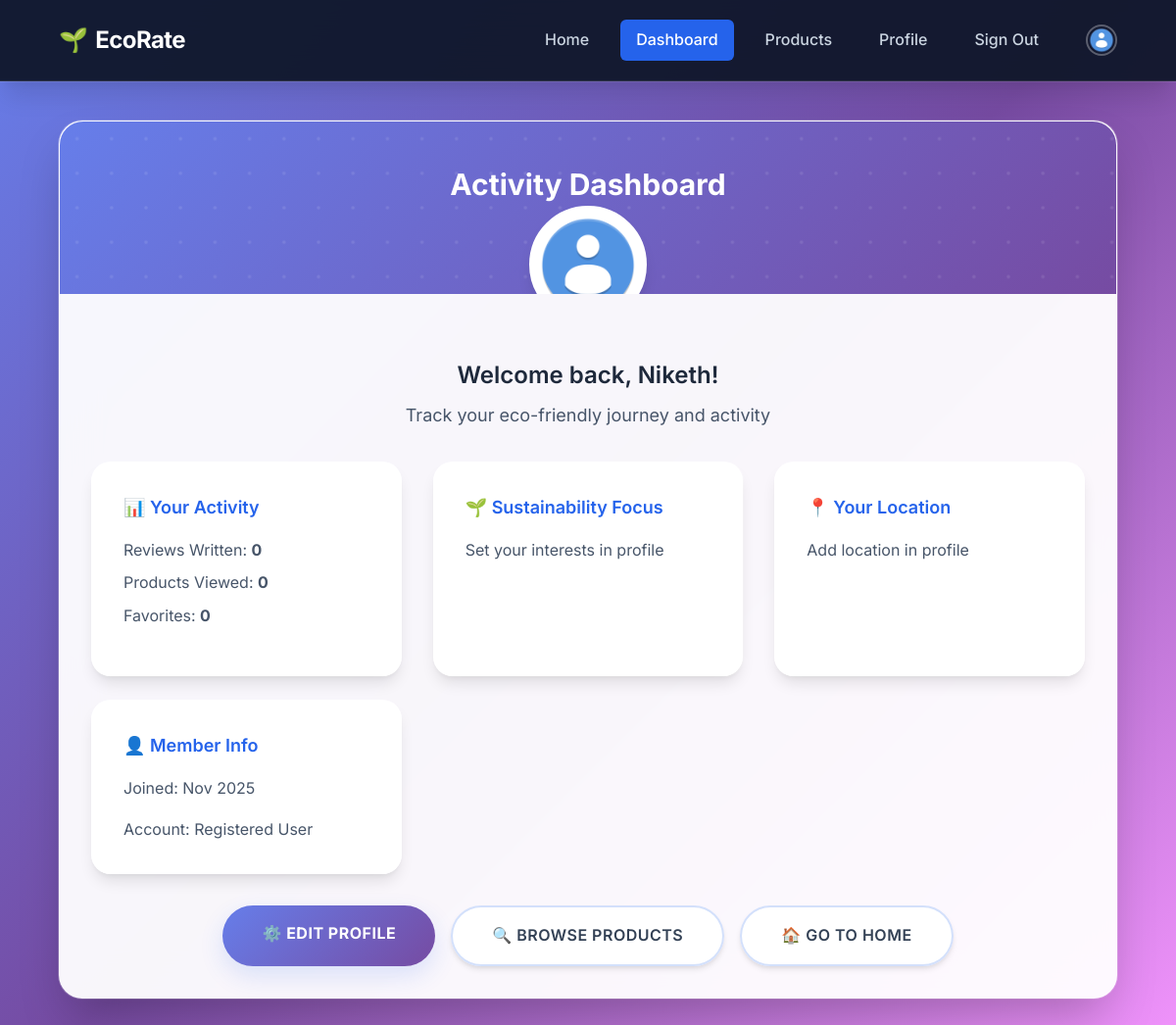
The page /user/dashboard/ (signed in) on the database its author committed.
### accounts/models.py (models this page shows, shortened)
class CustomUser(AbstractUser):
    USER_TYPES = (
        ('user', 'Registered User'),
        ('seller', 'Registered Seller'),
        ('admin', 'Admin'),
    )
    user_type = models.CharField(max_length=10, choices=USER_TYPES, default='user')
    profile_pic = models.ImageField(upload_to='profile_pics/', default='profile_pics/default.jpg', blank=True)
    bio = models.TextField(max_length=500, blank=True, default='')
    location = models.CharField(max_length=100, blank=True, default='')
    website = models.URLField(blank=True, default='')
    phone_number = models.CharField(max_length=15, blank=True, default='')
    sustainability_interests = models.TextField(
        blank=True,
        default='',
        help_text="Comma-separated list of sustainability interests"
    )

### accounts/views.py (the view)
# urls.py: path('user/dashboard/', views.user_dashboard, name='user_dashboard'),
@login_required
def user_dashboard(request):
    if request.user.user_type != 'user':
        return redirect('login')
    return render(request, 'accounts/user_dashboard.html', {
        'user': request.user
    })

### accounts/templates/accounts/user_dashboard.html (shortened to what this page needs)
{% extends "accounts/base.html" %}
{% load static %}
{% block content %}
<nav class="nav-bar">
  <div class="nav-container">
    <a href="{% url 'user_home' %}" class="nav-brand">
      <span style="margin-right: 0.5rem;">🌱</span>EcoRate
    </a>
    <div class="nav-links">
      <a href="{% url 'user_home' %}" class="nav-link">Home</a>
      <a href="{% url 'user_dashboard' %}" class="nav-link active">Dashboard</a>
      <a href="{% url 'product_list' %}" class="nav-link">Products</a>
      <a href="{% url 'user_profile' %}" class="nav-link">Profile</a>
      <a href="{% url 'logout' %}" class="nav-link">Sign Out</a>
      <img src="{{ user.profile_pic.url }}" alt="Profile" style="width: 32px; height: 32px; border-radius: 50%; object-fit: cover; margin-left: 1rem; border: 2px solid rgba(255,255,255,0.3);">
    </div>
  </div>
</nav>
<div class="card">
  <div class="card-header">
    <h2>Activity Dashboard</h2>
    <img class="avatar" src="{{ user.profile_pic.url }}" alt="{{ user.username }}'s Profile Picture">
  </div>
  <div class="card-body">
    <div class="text-center mb-8">
      <h3 style="color: var(--neutral-800); margin-bottom: 0.5rem;">Welcome back, {{ user.username }}!</h3>
      <p style="color: var(--neutral-600); font-size: 1.125rem;">Track your eco-friendly journey and activity</p>
    </div>
    <div class="form-grid">
      <div class="dashboard-card">
        <h4>📊 Your Activity</h4>
        <div style="margin: 1rem 0;">
          <p style="margin: 0.5rem 0;">Reviews Written: <strong>0</strong></p>
          <p style="margin: 0.5rem 0;">Products Viewed: <strong>0</strong></p>
          <p style="margin: 0.5rem 0;">Favorites: <strong>0</strong></p>
        </div>
      </div>
      <div class="dashboard-card">
        <h4>🌱 Sustainability Focus</h4>
        <p style="margin: 1rem 0;">{{ user.sustainability_interests|default:"Set your interests in profile" }}</p>
      </div>
      <div class="dashboard-card">
        <h4>📍 Your Location</h4>
        <p style="margin: 1rem 0;">{{ user.location|default:"Add location in profile" }}</p>
      </div>
      <div class="dashboard-card">
        <h4>👤 Member Info</h4>
        <p style="margin: 1rem 0;">Joined: {{ user.date_joined|date:"M Y" }}</p>
        <p style="margin: 0;">Account: {{ user.get_user_type_display }}</p>
      </div>
    </div>
    <div class="text-center mt-8">
      <div style="display: flex; gap: 1rem; justify-content: center; flex-wrap: wrap;">
        <a href="{% url 'user_profile' %}" class="btn-primary" style="text-decoration: none;">
          ⚙️ Edit Profile
        </a>
        <a href="{% url 'product_list' %}" class="btn-secondary" style="text-decoration: none;">
          🔍 Browse Products
        </a>
        <a href="{% url 'user_home' %}" class="btn-secondary" style="text-decoration: none;">
          🏠 Go to Home
        </a>
      </div>
    </div>
  </div>
</div>
{% endblock %}

### rows shown on the page
CustomUser: profile_pic (placeholder picture), username "Niketh", sustainability_interests "Set your interests in profile", location "Add location in profile", date_joined "Nov 2025", user_type "Registered User"
